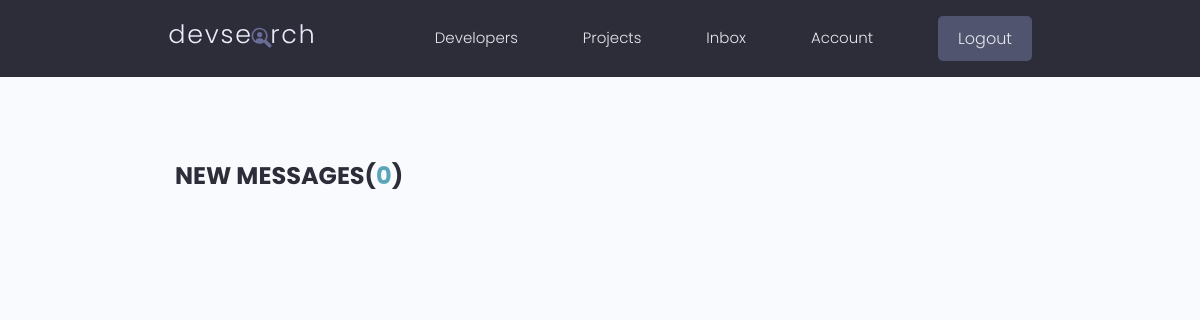
/inbox (signed in), run on an earlier commit of the app's database.
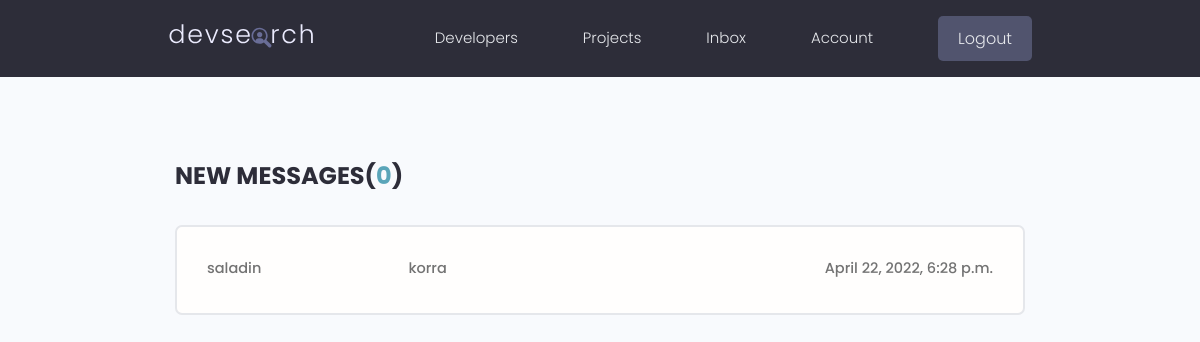
And on a later commit of the database.
### users/models.py (models this page shows, shortened)
class Message(models.Model):
    sender = models.ForeignKey(Profile, on_delete=models.SET_NULL, null=True, blank=True)
    recipient = models.ForeignKey(Profile, on_delete=models.SET_NULL, null=True, blank=True, related_name="recipient_messages")
    sender_name = models.CharField(max_length=200, null=True, blank=True)
    sender_email = models.EmailField(max_length=200, null=True, blank=True)
    subject = models.CharField(max_length=200)
    body = models.TextField()
    is_read = models.BooleanField(default=False, null=True)
    created = models.DateTimeField(auto_now_add=True)
    id = models.UUIDField(default=uuid.uuid4, unique=True, primary_key=True, editable=False)
    class Meta:
        ordering = ['is_read', 'created']

### users/views.py (the view)
# urls.py: path('inbox', views.inbox, name='inbox'),
@login_required(login_url='login_page')
def inbox(request):
    profile = request.user.profile
    recieved_messages = profile.recipient_messages.all()
    new_messages = recieved_messages.filter(is_read=False).count()
    context = {
        'recieved_messages': recieved_messages,
        'new_messages': new_messages
    }
    return render(request, 'users/inbox.html', context)

### users/templates/users/inbox.html
{% extends "main.html" %}
{% block content %}
<main class="inbox my-xl">
  <div class="content-box">
    <h3 class="inbox__title">New Messages(<span>{{ new_messages }}</span>)</h3>
    {% if recieved_messages %}
    <ul class="messages">
      {% for message in recieved_messages %}
        <li class="message{% if not message.is_read %} message--unread{% endif %}">
          <a href="{% url 'read_message' message.id %}">
            <span class="message__author">{{ message.sender_name }}</span>
            <span class="message__subject">{{ message.subject }}</span>
            <span class="message__date">{{ message.created }}</span>
          </a>
        </li>
      {% endfor %}
    </ul>
    {% endif %}
  </div>
</main>
{% endblock content %}

### templates/main.html (shortened to what this page needs)
<!DOCTYPE html>
{% load static %}
<html>
<head>
    <link rel="stylesheet" href="https://cdn.iconmonstr.com/1.3.0/css/iconmonstr-iconic-font.min.css" />
    <link rel="stylesheet" href={% static "uikit/styles/uikit.css" %} />
    <link rel="stylesheet" href={% static "styles/app.css" %} />
</head>
<body>
    {% include 'navbar.html' %}
    {% block content %}{% endblock content %}
</body>
</html>

### templates/navbar.html (shortened to what this page needs)
{% load static %}
<header class="header">
    <div class="container container--narrow">
      <a href="{% url 'profiles' %}" class="header__logo">
        <img src={% static "images/logo.svg" %} alt="DevSearch Logo" />
      </a>
      <nav class="header__nav">
        <ul class="header__menu">
          <li class="header__menuItem"><a href="{% url 'profiles' %}">Developers</a></li>
          <li class="header__menuItem"><a href="{% url 'projects' %}">Projects</a></li>
          {% if request.user.is_authenticated %}
            <li class="header__menuItem"><a href="{% url 'inbox' %}">Inbox</a></li>
            <li class="header__menuItem"><a href="{% url 'my_account' %}">Account</a></li>
            <li class="header__menuItem"><a href="{% url 'logout' %}" class="btn btn--sub">Logout</a></li>
          {% else %}
            <li class="header__menuItem"><a href="{% url 'login_page' %}" class="btn btn--sub">Login/Sign Up</a></li>
          {% endif %}
        </ul>
      </nav>
    </div>
  </header>

### static/styles/app.css (style rules this page uses)
:root { --color-sub: #2d2d39; }
.btn--sub { background-color: var(--color-sub-light); }
img { width: 100%; }
.content-box { width: 95%; max-width: 85rem; margin: 0 auto; }
.header { position: sticky; z-index: 111; background-color: var(--color-sub); padding: 1.5rem 0; }
.header > .container { display: flex; justify-content: space-between; align-items: center; }
.header__logo > img { height: 3.8rem; }
.header__nav > ul { display: inline-flex; align-items: center; list-style: none; gap: 6.5rem; }
.header__menuItem > a { color: var(--color-light); font-weight: 300; }
.inbox { height: 90vh; }
.inbox__title, .inbox__title span { font-size: 2.4rem; font-weight: 700; color: var(--color-sub); text-transform: uppercase; text-align: left; margin-bottom: 3rem; }
.inbox__title span { color: var(--color-main); }
.messages { list-style: none; background: var(--color-white); padding: 0.5rem 3rem; border: 2px solid var(--color-light); border-radius: 0.7rem; }
.message { padding: 2.5rem 0; }
.message > a span { font-size: 1.45rem; font-weight: 500; }
.message > a { display: flex; gap: 1rem; }
.message__author, .message__date { flex-basis: 25%; }
.message__subject { flex-basis: 50%; }
.message__date { text-align: right; }

### static/uikit/styles/modules/_variables.css (style rules this page uses)
:root { --color-main: #5aa5b9; --color-main-light: #e6faff; --color-sub: #3f4156; --color-sub-light: #51546e; --color-sub-lighter: #ededfd; --color-text: #737373; --color-gray: #8b8b8b; --color-light: #e5e7eb; --color-light-gray: #767676; --color-bg: #f8fafd; --color-white: #fffefd; --color-white-light: #f3f3f3; --color-success: #359e64; --color-success-bg: #def8e8; --color-error: #fc4b0b; --color-error-bg: #fff2ee; --font-base: 'Poppins', arial, helvetica, 'Segoe UI', roboto, ubuntu, sans-serif; --font-monospace: 'Fira Code', 'Courier New', courier, monospace; --font-regular: 300; --font-medium: 500; --font-bold: 700; --generic-shadow: 1px 1px 5px #00000010; --generic-transition: all 0.3s ease-in-out; }

### static/uikit/styles/modules/_base.css (style rules this page uses)
* { margin: 0; padding: 0; box-sizing: border-box; text-rendering: optimizeLegibility; color: inherit; font-size: inherit; }
html { font-size: 50%; }
@media only screen and (min-width: 480px) { html { font-size: 56.25%; } }
@media only screen and (min-width: 1200px) { html { font-size: 62.5%; } }
body { line-height: 1.6; font-weight: 400; font-size: 1.5rem; color: var(--color-text); background-color: var(--color-bg); min-height: 100vh; }

### static/uikit/styles/modules/_typography.css (style rules this page uses)
* { font-family: var(--font-base); }
h3 { font-size: 3.2rem; font-weight: var(--font-medium); }
p, span, strong { font-size: 1.6rem; color: var(--color-text); font-weight: var(--font-regular); }
a { padding-bottom: 2px; text-decoration: none; display: inline-block; color: var(--color-main); font-weight: var(--font-medium); }

### static/uikit/styles/modules/_utilities.css (style rules this page uses)
.container { width: 92%; max-width: 165rem; margin: 0 auto; box-sizing: border-box; }
.container--narrow { width: 92%; max-width: 120rem; }
@media screen and (min-width: 1000px) { .container { width: 90%; } }
@media screen and (min-width: 1000px) { .container--narrow { width: 85%; } }
@media screen and (min-width: 1200px) { .container { width: 80%; } }
@media screen and (min-width: 1200px) { .container--narrow { width: 72%; } }
.my-xl { margin: 8rem auto; }

### static/uikit/styles/modules/_button.css (style rules this page uses)
.btn { display: inline-block; position: relative; cursor: pointer; background-color: var(--color-light); font-weight: var(--font-medium); color: var(--color-sub); text-decoration: none; padding: 1rem 2rem; border-radius: 0.5rem; border: none; width: -webkit-fit-content; width: -moz-fit-content; width: fit-content; height: -webkit-fit-content; height: -moz-fit-content; height: fit-content; font-size: 1.6rem; outline-width: 0; outline-color: transparent; -webkit-backface-visibility: hidden; backface-visibility: hidden; transition: all 0.3s ease-in-out; }
.btn--sub { background-color: var(--color-sub); color: var(--color-white); }

What changed in the data, as far as the page shows it:
added Message: sender_name "saladin", subject "korra", created "April 22, 2022, 6:28 p.m."
